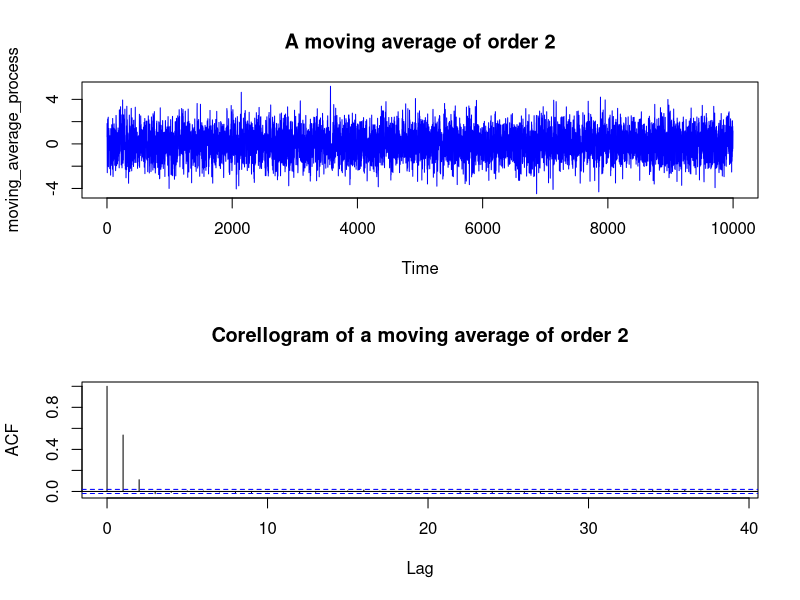

Write R code to recreate this figure.
noise = rnorm(10000)

# Introduce a variable
ma_2 = NULL

# Loop for generating MA(2) process
for(i in 3:10000) {
  ma_2[i] = noise[i] + 0.7*noise[i-1]+0.2*noise[i-2]
}

# Shift data to left by 2 points
moving_average_process = ma_2[3:10000]

# print(moving_average_process)


# Apply Time Series structure on data
moving_average_process = ts(moving_average_process)

# Partition output graph as combination of 2 rows and 1 column; each row comprising of the plot below
par(mfrow=c(2,1))

# Plot the process and ACF

plot(moving_average_process, main='A moving average of order 2', col='blue')
acf(moving_average_process, main='Corellogram of a moving average of order 2')